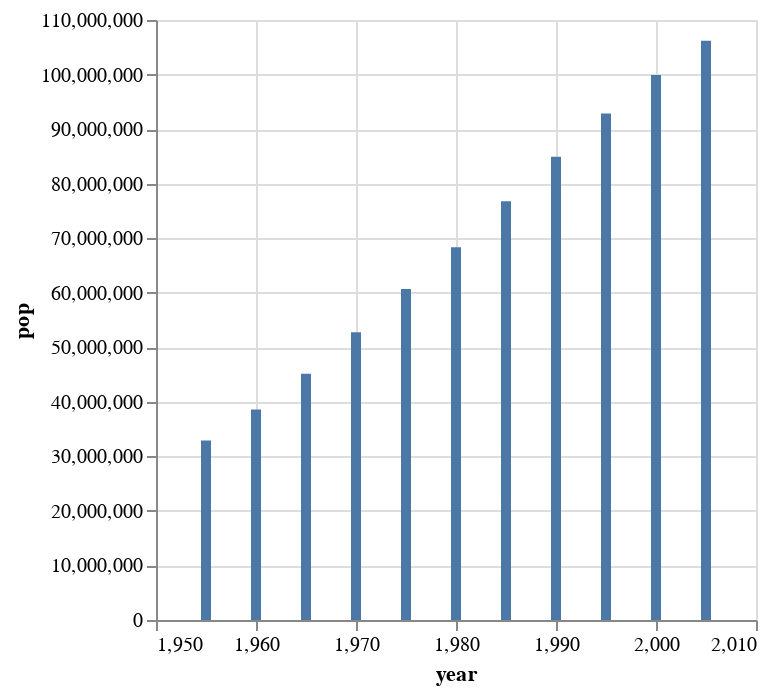

Notebook cell for this chart:
### Code cell
alt.Chart(datos_de_mipais).mark_bar().encode(
    x = 'year',
    y = 'pop',
)

### Figure 1 — Vega-Lite specification as saved in the notebook (floating-point values rounded to 4 significant figures)
{"config": {"view": {"continuousWidth": 300, "continuousHeight": 300}}, "data": {"name": "data-aba864ee56f53a3188d399bc2e3218f7"}, "mark": {"type": "bar"}, "encoding": {"x": {"field": "year", "type": "quantitative"}, "y": {"field": "pop", "type": "quantitative"}}, "$schema": "https://vega.github.io/schema/vega-lite/v5.16.3.json", "datasets": {"data-aba864ee56f53a3188d399bc2e3218f7": [{"year": 1955, "country": "Mexico", "cluster": 3, "pop": 32929914, "life_expect": 55.19, "fertility": 6.8}, {"year": 1960, "country": "Mexico", "cluster": 3, "pop": 38578505, "life_expect": 58.3, "fertility": 6.75}, {"year": 1965, "country": "Mexico", "cluster": 3, "pop": 45142399, "life_expect": 60.11, "fertility": 6.75}, {"year": 1970, "country": "Mexico", "cluster": 3, "pop": 52775158, "life_expect": 62.36, "fertility": 6.5}, {"year": 1975, "country": "Mexico", "cluster": 3, "pop": 60678045, "life_expect": 65.03, "fertility": 5.25}, {"year": 1980, "country": "Mexico", "cluster": 3, "pop": 68347479, "life_expect": 67.41, "fertility": 4.25}, {"year": 1985, "country": "Mexico", "cluster": 3, "pop": 76767225, "life_expect": 69.5, "fertility": 3.63}, {"year": 1990, "country": "Mexico", "cluster": 3, "pop": 84913652, "life_expect": 71.45, "fertility": 3.191}, {"year": 1995, "country": "Mexico", "cluster": 3, "pop": 92880353, "life_expect": 73.67, "fertility": 2.671}, {"year": 2000, "country": "Mexico", "cluster": 3, "pop": 99926620, "life_expect": 74.9, "fertility": 2.401}, {"year": 2005, "country": "Mexico", "cluster": 3, "pop": 106202903, "life_expect": 76.19, "fertility": 2.211}]}}
